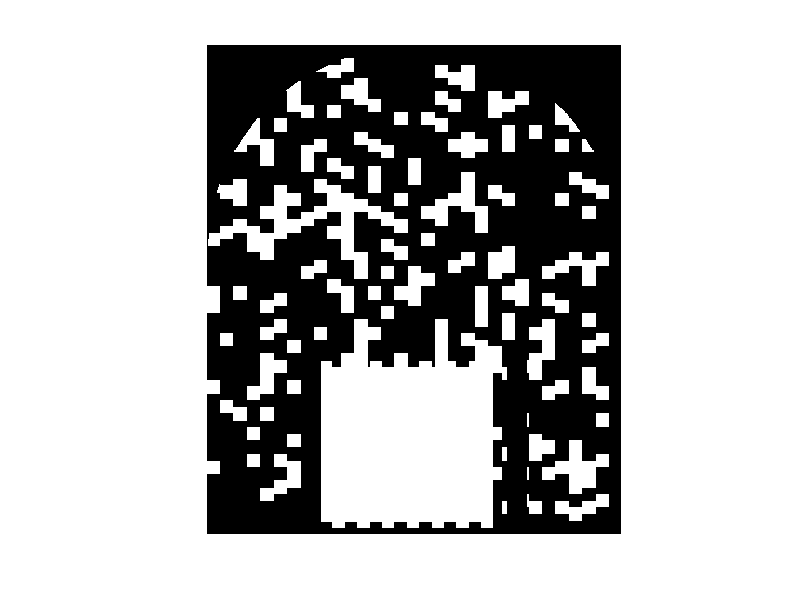

This chart was generated by the following MATLAB code: (Note: this script raises an error after producing the figure.)
tb = zeros(474,402);

borderValue = -1;

tb(292:end,92) = borderValue;
tb(292:end,111) = borderValue;
tb(292:end,292) = borderValue;
tb(292:end,311) = borderValue;
tb(292,92:111) = borderValue;
tb(292, 292:311) = borderValue;
tb(292:end,92:111) = borderValue;
tb(292:end, 292:311) = borderValue;

center = [202 201.5];
th = linspace( pi, 2*pi, 1000);
R = 200.5;  %or whatever radius you want
x = R*cos(th) + center(2);
y = R*sin(th) + center(1);

tb(sub2ind(size(tb),round(y)',round(x)')) = borderValue;
tb(sub2ind(size(tb),round(y)'-1,round(x)')) = borderValue;

imshow(tb)
for i = 1:size(tb,2)
    col = tb(:,i);
    j = find(col,1);
    if (j ~= 1)
        tb(1:(j-1),i) = borderValue;
    end
end

p = 0.3;
grid = zeros(size(tb));
i = 1;
cell_size = 13;
for j = 3:size(tb,1)/cell_size
    for k = 1:size(tb,2)/cell_size
        if ( rand() < p )
           dim1=0;
           if(mod(k,2)==0)
               dim1=6;
           end
           grid((j-2)*cell_size+1+dim1:(j-1)*cell_size+dim1,(k-1)*cell_size+1:k*cell_size) = i;
           i = i+1;
        end
    end
end

currcell = max(grid(:)) + 1;
for j = 3:15
    for k = 1:14
       dim1=0;
       if(mod(k,2)==0)
           dim1=6;
       end
        grid(end-12*(j-1)+1+dim1:end-12*(j-2)+dim1,111+12*(k-1):111+12*k - 1) = currcell;
        currcell = currcell + 1;
    end
end

grid(tb == borderValue) = -1;
imshow(grid);

cells = unique(grid(:));
cells(cells < 1) = [];
for i = 1:length(cells)
    grid(grid == cells(i)) = i;
end

J_Cell_Medium = 20;
J_Cell_Cell = 40;
volume_constraint = 50;
SA_constraint = 2;
Temperature = 20;

videoWrite = 1;

if (videoWrite)
    v = VideoWriter('C:\Users\Daniel\Desktop\CPM_tailbud.avi','Motion JPEG AVI');
    open(v);
end

Max_Act = 80;
lambda_Act = 4000;

A0 = 180;
L0 = 162;

p = perim(grid,[]);
p = p(p ~= -1);
newp = p;
volume = vol(grid);
newv = volume;
gca = figure(1);
% for j = 1:20
%     j
%     tailbudI = find(grid ~= borderValue);
%     randomCells = randi([1 numel(tailbudI)],[1 numel(tailbudI)]);
%     randomCells = tailbudI(randomCells);
%     [x,y] = ind2sub(size(grid),randomCells); 
% 
%     for i = 1:length(randomCells)
%         [nx, ny] = meshgrid(x(i)-1:x(i)+1, y(i)-1:y(i)+1);
%         n = [nx(:) ny(:)]; 
%         n(n(:,1) == 0 | n(:,1) == size(grid,1)+1 | n(:,2) == 0 | n(:,2) == size(grid,2)+1,:) = [];
%         inds = sub2ind(size(grid),n(:,1),n(:,2));
%         all_neighbors = grid(inds);
%         ri = randi([1 length(all_neighbors)]);
%         rand_neighbor = all_neighbors(ri);
%         ii = inds(ri);
%         if ( grid(x(i), y(i) ) ~= rand_neighbor && grid(x(i),y(i)) ~= -1 && rand_neighbor ~= -1)
%             allIs = [grid(x(i), y(i) ) rand_neighbor];
%             allIs(allIs == 0) = [];
%             Hp = sum((p(allIs)-L0).^2*SA_constraint);
%             Hv = sum((volume(allIs)-A0).^2*volume_constraint);
%             H = Hp+Hv;
%             newgrid = grid;
%             newgrid(x(i), y(i) ) = rand_neighbor;
%             prev = grid(x(i), y(i) );
%             np = perim(newgrid,[prev rand_neighbor]);
%             newp = p;
%             if (np(1) ~= -1)
%                 newp(prev) = np(1);
%             end
%             if (np(2) ~= -1)
%                 newp(rand_neighbor) = np(2);
%             end
%             newv = volume;
%             if (prev == 0)
%                 newv(rand_neighbor) = newv(rand_neighbor)+1;
%             elseif (rand_neighbor == 0)
%                 newv(prev) = newv(prev) - 1;
%             else
%                 newv(prev) = newv(prev) - 1;
%                 newv(rand_neighbor) = newv(rand_neighbor)+1;
%             end
% 
%             newH_J = H_J(newgrid, J_Cell_Cell, J_Cell_Medium, x(i), y(i));
%             oldH_J = H_J(grid, J_Cell_Cell, J_Cell_Medium, x(i), y(i));
%             newHp = sum(SA_constraint*(newp(allIs)-L0).^2);
%             newHv = sum(volume_constraint*(newv(allIs)-A0).^2);
%             newH = newHp+newHv;
%             deltaH2 = newH - H - newH_J + oldH_J;
%             if ( test_connectivity(grid, sub2ind(size(grid),x(i),y(i))) > 2)
%                 deltaH2 = deltaH2 + 3000;
%             end
%             pr2 = exp(-deltaH2/Temperature);
%             if ( pr2 > rand() )
%                 
%                 grid = newgrid;
%                 p = newp;
%                 volume = newv;
%                 H = newH;
%             end
%         end
%     end
%     if (videoWrite)
%         s1 = subplot(1,2,1);
%         g = grid;
%         g(g < 0) = 0;
%         activities = zeros(size(g));
%         activities(g > 0) = Max_Act;   
%         imshow(g/max(g(:)));
%         colormap(s1, 'colorcube');
%         s2 = subplot(1,2,2);
%         imshow(activities,[0 Max_Act]);
%         colormap(s2, 'hot');
%         colorbar
%         truesize(gca,[200 200]);
%         writeVideo(v,getframe(gca));
%     end
% end

activities = zeros(size(grid));
activities(grid > 0) = Max_Act;

for j = 1:3000
    j
    tic
    tailbudI = find(grid ~= borderValue);
    randomCells = randi([1 numel(tailbudI)],[1 numel(tailbudI)]);
    randomCells = tailbudI(randomCells);
    [x,y] = ind2sub(size(grid),randomCells); 

    for i = 1:length(randomCells)
        [nx, ny] = meshgrid(x(i)-1:x(i)+1, y(i)-1:y(i)+1);
        n = [nx(:) ny(:)]; 
        n(n(:,1) == 0 | n(:,1) == size(grid,1)+1 | n(:,2) == 0 | n(:,2) == size(grid,2)+1,:) = [];
        inds = sub2ind(size(grid),n(:,1),n(:,2));
        all_neighbors = grid(inds);
        ri = randi([1 length(all_neighbors)]);
        rand_neighbor = all_neighbors(ri);
        ii = inds(ri);
        if ( grid(x(i), y(i) ) ~= rand_neighbor && grid(x(i),y(i)) ~= -1 && rand_neighbor ~= -1 )
            allIs = [grid(x(i), y(i) ) rand_neighbor];
            allIs(allIs == 0) = [];
            Hp = sum((p(allIs)-L0).^2*SA_constraint);
            Hv = sum((volume(allIs)-A0).^2*volume_constraint);
            H = Hp+Hv;
            newgrid = grid;
            newgrid(x(i), y(i) ) = rand_neighbor;
            prev = grid(x(i), y(i) );

            newp = p;
            np = perim_mex(newgrid,[prev rand_neighbor]);
            if (np(1) ~= -1)
                newp(prev) = np(1);
            end
            if (np(2) ~= -1)
                newp(rand_neighbor) = np(2);
            end     

            newv = volume;
            if (prev == 0)
                newv(rand_neighbor) = newv(rand_neighbor)+1;
            elseif (rand_neighbor == 0)
                newv(prev) = newv(prev) - 1;
            else
                newv(prev) = newv(prev) - 1;
                newv(rand_neighbor) = newv(rand_neighbor)+1;
            end
            newH_J = H_J(newgrid, J_Cell_Cell, J_Cell_Medium, x(i), y(i));
            oldH_J = H_J(grid, J_Cell_Cell, J_Cell_Medium, x(i), y(i));
            newHp = sum(SA_constraint*(newp(allIs)-L0).^2);
            newHv = sum(volume_constraint*(newv(allIs)-A0).^2);
            newH = newHp+newHv;
            deltaH2 = newH - H - newH_J + oldH_J;
            deltaH2 = deltaH2 - lambda_Act/Max_Act * GM_diff(activities, grid, ii, sub2ind(size(grid),x(i),y(i)));
            if ( test_connectivity(grid, sub2ind(size(grid),x(i),y(i))) > 2)
                deltaH2 = deltaH2 + 3000;
            end
            pr2 = exp(-deltaH2/Temperature);
            if ( pr2 > rand() )
                if ( rand_neighbor == 0 )
                    activities(x(i), y(i)) = 0;
                elseif ( rand_neighbor ~= 0 )
                    activities(x(i),y(i)) = Max_Act;
                end
                grid = newgrid;
                p = newp;
                volume = newv;
                H = newH;
            end
        end
    end
    
    if (videoWrite)
        s1 = subplot(1,2,1);
        g = grid;
        g(g < 0) = 0;
        imshow(g/max(g(:)));
        colormap(s1, 'colorcube');
        s2 = subplot(1,2,2);
        imshow(activities,[0 Max_Act]);
        colormap(s2, 'hot');
        colorbar
        truesize(gca,[200 200]);
        writeVideo(v,getframe(gca));
    end
    
    activities(activities ~= 0) = activities(activities ~= 0) - 1;
    if ( mod(j, 50) == 0 )
        grid = padarray(grid, 18, 0, 'post');
        tb = grid;
        tb(292:end,92) = borderValue;
        tb(292:end,111) = borderValue;
        tb(292:end,292) = borderValue;
        tb(292:end,311) = borderValue;
        tb(292,92:111) = borderValue;
        tb(292, 292:311) = borderValue;
        tb(292:end,92:111) = borderValue;
        tb(292:end, 292:311) = borderValue;
        grid = tb;
        currcell = max(grid(:)) + 1;
        for k = 1:14
            dim1 = 0;
            if(mod(k, 2) == 0)
                dim1 = 6;
            end
            grid(end-18+dim1:end-6+dim1,111+12*(k-1):111+12*k - 1) = currcell;
            currcell = currcell + 1;
        end
        
        p = perim(grid,[]);
        p = p(p ~= -1);
        newp = p;
        volume = vol(grid);
        newv = volume;
        
        activities = padarray(activities, 18, 0, 'post');
        temp_mask = zeros(size(activities));
        temp_mask(end-18:end, 111:278) = 1;
        activities(temp_mask & grid ~= 0) = Max_Act;
    end
    toc
end
if (videoWrite)
    close(v);
end